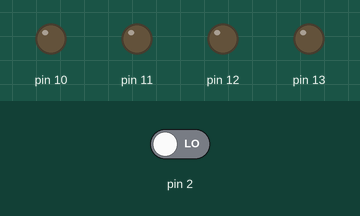
A sketch run on a simulated Arduino Uno, built with avr-gcc and run on an emulated ATmega328P. Parts: output pins drawn as LEDs (lit = HIGH). Inputs (shaded band) come from the test bench; at power-on: pin 2 LOW.

Above: at 1.2 s.
1.3 s: pin 2 driven HIGH
At 2.2 s:
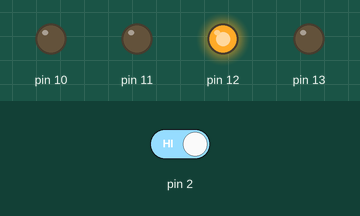
At 4.2 s:
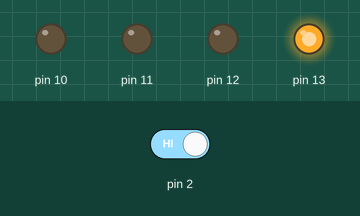
4.3 s: pin 2 driven LOW
At 5.4 s:
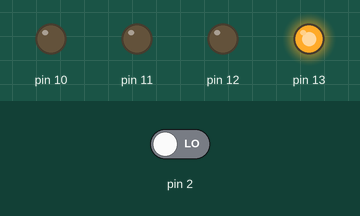
Timing chart, 0 to 7.3 s (numbered marks = the images above; inputs shaded):
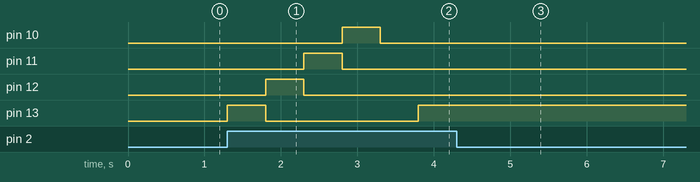

Measured:
- after the input at 1.3 s, pin 10: LOW → HIGH after 1.5 s, → LOW 0.50 s later; pin 11: LOW → HIGH after 1.0 s, → LOW 0.50 s later; pin 12: LOW → HIGH after 0.50 s, → LOW 0.50 s later; pin 13: LOW → HIGH at once, → LOW 0.50 s later, → HIGH 2.0 s later
- after the input at 4.3 s, pin 10–12: stops changing and stays LOW; pin 13: stops changing and stays HIGH

The sketch:

15_COUNTER_LED.ino
```cpp
int c=0;
int val;
void setup()
{
  pinMode(13,OUTPUT);
  pinMode(12,OUTPUT);
  pinMode(11,OUTPUT);
  pinMode(10,OUTPUT);
  pinMode(2,INPUT);
  Serial.begin(9600);
}

void loop()
{
 val=digitalRead(2);
  if(val==1)
  {
    c=c+1;
    if(c==1)
    {
      digitalWrite(13,HIGH);
      digitalWrite(12,LOW);
      digitalWrite(11,LOW);
      digitalWrite(10,LOW);
      delay(500);

   }
    else if(c==2)
    {
      digitalWrite(13,LOW);
      digitalWrite(12,HIGH);
      digitalWrite(11,LOW);
      digitalWrite(10,LOW);
      delay(500);
    }
    else if(c==3)
    {
      digitalWrite(13,LOW);
      digitalWrite(12,LOW);
      digitalWrite(11,HIGH);
      digitalWrite(10,LOW);
      delay(500);
    }
    else if(c==4)
    {
      digitalWrite(13,LOW);
      digitalWrite(12,LOW);
      digitalWrite(11,LOW);
      digitalWrite(10,HIGH);
      delay(500);   }
     else if(c==5)
    {
     digitalWrite(13,LOW);
     digitalWrite(12,LOW);
     digitalWrite(11,LOW);
     digitalWrite(10,LOW);
     delay(500);
       c=0;
    }
    }
    }
```
